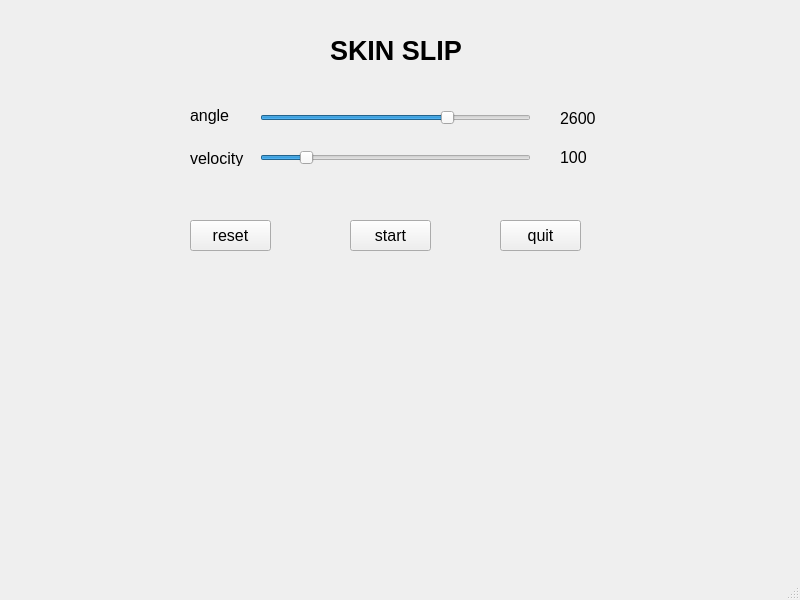
<?xml version="1.0" encoding="UTF-8"?>
<ui version="4.0">
 <class>FirstLayoutSkinSlipWindow</class>
 <widget class="QMainWindow" name="FirstLayoutSkinSlipWindow">
  <property name="geometry">
   <rect>
    <x>0</x>
    <y>0</y>
    <width>800</width>
    <height>600</height>
   </rect>
  </property>
  <property name="windowTitle">
   <string>MainWindow</string>
  </property>
  <widget class="QWidget" name="centralwidget">
   <widget class="QLabel" name="titleLabel">
    <property name="geometry">
     <rect>
      <x>330</x>
      <y>30</y>
      <width>141</width>
      <height>41</height>
     </rect>
    </property>
    <property name="font">
     <font>
      <family>Tahoma</family>
      <pointsize>20</pointsize>
      <weight>75</weight>
      <bold>true</bold>
     </font>
    </property>
    <property name="text">
     <string>SKIN SLIP</string>
    </property>
   </widget>
   <widget class="QLabel" name="angleLabel">
    <property name="geometry">
     <rect>
      <x>190</x>
      <y>100</y>
      <width>41</width>
      <height>31</height>
     </rect>
    </property>
    <property name="font">
     <font>
      <family>Tahoma</family>
      <pointsize>12</pointsize>
     </font>
    </property>
    <property name="text">
     <string>angle</string>
    </property>
   </widget>
   <widget class="QSlider" name="angleSlider">
    <property name="geometry">
     <rect>
      <x>260</x>
      <y>110</y>
      <width>271</width>
      <height>16</height>
     </rect>
    </property>
    <property name="font">
     <font>
      <weight>50</weight>
      <bold>false</bold>
     </font>
    </property>
    <property name="minimum">
     <number>2194</number>
    </property>
    <property name="maximum">
     <number>2770</number>
    </property>
    <property name="value">
     <number>2600</number>
    </property>
    <property name="orientation">
     <enum>Qt::Horizontal</enum>
    </property>
   </widget>
   <widget class="QLabel" name="angleVal">
    <property name="geometry">
     <rect>
      <x>560</x>
      <y>110</y>
      <width>41</width>
      <height>16</height>
     </rect>
    </property>
    <property name="font">
     <font>
      <family>Tahoma</family>
      <pointsize>12</pointsize>
     </font>
    </property>
    <property name="text">
     <string>2600</string>
    </property>
   </widget>
   <widget class="QLabel" name="velocityLabel">
    <property name="geometry">
     <rect>
      <x>190</x>
      <y>150</y>
      <width>61</width>
      <height>16</height>
     </rect>
    </property>
    <property name="font">
     <font>
      <family>Tahoma</family>
      <pointsize>12</pointsize>
     </font>
    </property>
    <property name="text">
     <string>velocity</string>
    </property>
   </widget>
   <widget class="QSlider" name="velocitySlider">
    <property name="geometry">
     <rect>
      <x>260</x>
      <y>150</y>
      <width>271</width>
      <height>16</height>
     </rect>
    </property>
    <property name="minimum">
     <number>10</number>
    </property>
    <property name="maximum">
     <number>600</number>
    </property>
    <property name="value">
     <number>100</number>
    </property>
    <property name="orientation">
     <enum>Qt::Horizontal</enum>
    </property>
   </widget>
   <widget class="QLabel" name="velocityVal">
    <property name="geometry">
     <rect>
      <x>560</x>
      <y>150</y>
      <width>47</width>
      <height>14</height>
     </rect>
    </property>
    <property name="font">
     <font>
      <family>Tahoma</family>
      <pointsize>12</pointsize>
     </font>
    </property>
    <property name="text">
     <string>100</string>
    </property>
   </widget>
   <widget class="QPushButton" name="resetButton">
    <property name="geometry">
     <rect>
      <x>190</x>
      <y>220</y>
      <width>81</width>
      <height>31</height>
     </rect>
    </property>
    <property name="font">
     <font>
      <family>Tahoma</family>
      <pointsize>12</pointsize>
     </font>
    </property>
    <property name="text">
     <string>reset</string>
    </property>
   </widget>
   <widget class="QPushButton" name="startButton">
    <property name="geometry">
     <rect>
      <x>350</x>
      <y>220</y>
      <width>81</width>
      <height>31</height>
     </rect>
    </property>
    <property name="font">
     <font>
      <family>Tahoma</family>
      <pointsize>12</pointsize>
     </font>
    </property>
    <property name="text">
     <string>start</string>
    </property>
   </widget>
   <widget class="QPushButton" name="quitButton">
    <property name="geometry">
     <rect>
      <x>500</x>
      <y>220</y>
      <width>81</width>
      <height>31</height>
     </rect>
    </property>
    <property name="font">
     <font>
      <pointsize>12</pointsize>
     </font>
    </property>
    <property name="text">
     <string>quit</string>
    </property>
   </widget>
  </widget>
  <widget class="QMenuBar" name="menubar">
   <property name="geometry">
    <rect>
     <x>0</x>
     <y>0</y>
     <width>800</width>
     <height>21</height>
    </rect>
   </property>
  </widget>
  <widget class="QStatusBar" name="statusbar"/>
 </widget>
 <resources/>
 <connections/>
</ui>
